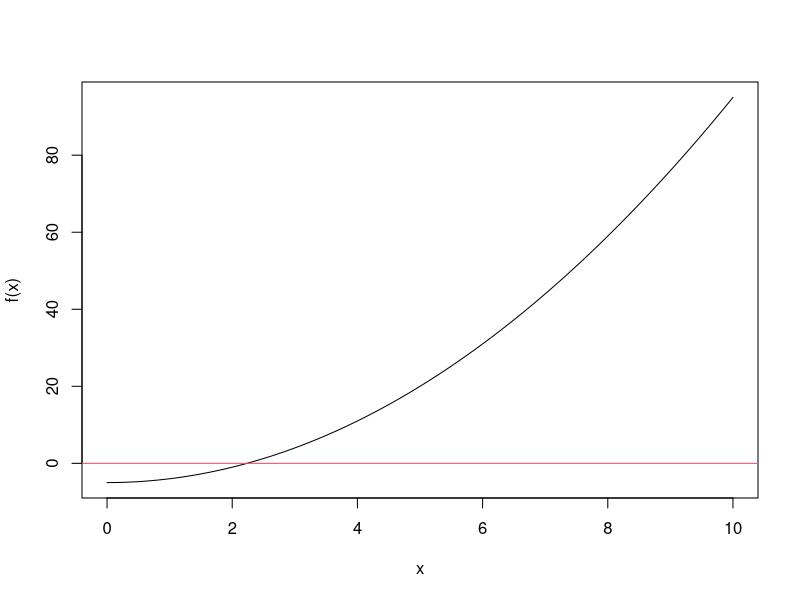
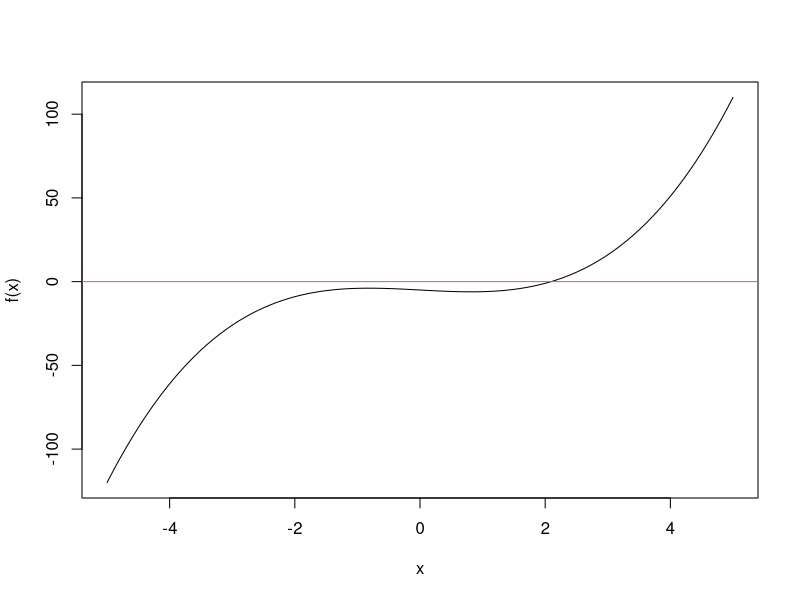
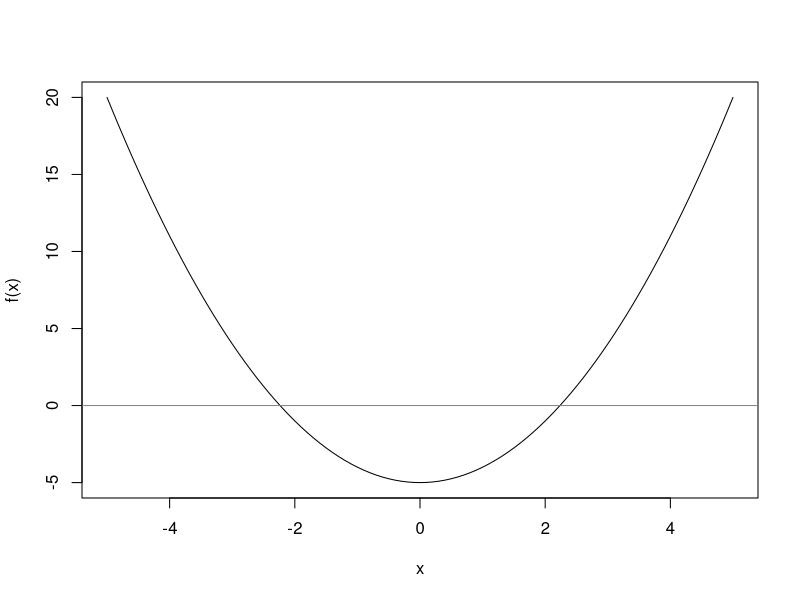
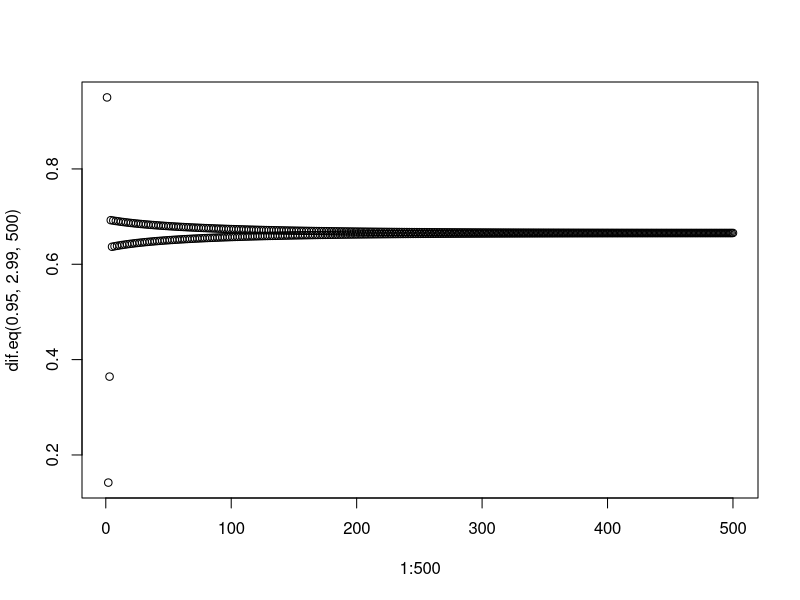

These charts were generated, in order, by the following R code:
# Ejercicios del dia 7 de Abril de Ana Buendia Ruiz-Azuaga

# Ejercicio 1

# Defino la funcion
f<-function(x) x^2-5
# Represento la funcion en 0, 10
curve(f, 0, 10)
# Añado linea horizontal en y=0
abline(h=0, col=2)

# derivada
f.prima <- function(x) 2*x
# valor inicial
x0 <- 2

# primera iteracion
x1 <- x0-f(x0)/f.prima(x0)
x1

# segunda iteracion
x2 <- x1-f(x1)/f.prima(x1)
x2

# tercera iteracion
x3 <- x2-f(x2)/f.prima(x2)
x3

# segunda iteracion
x4 <- x3-f(x3)/f.prima(x3)
x4

# Hacemos ahora x^3-2x-5
f <-function(x) x^3-2*x-5
curve(f, -5, 5)
abline(h=0, col=2)
f.prima <- function(x) 3*x^2-2

# valor inicial
x0 <- 2

# primera iteracion
x1 <- x0-f(x0)/f.prima(x0)
x1

# segunda iteracion
x2 <- x1-f(x1)/f.prima(x1)
x2

# tercera iteracion
x3 <- x2-f(x2)/f.prima(x2)
x3

# segunda iteracion
x4 <- x3-f(x3)/f.prima(x3)
x4

x0<- 10

# primera iteracion
x1 <- x0-f(x0)/f.prima(x0)
x1

# segunda iteracion
x2 <- x1-f(x1)/f.prima(x1)
x2

# tercera iteracion
x3 <- x2-f(x2)/f.prima(x2)
x3

# segunda iteracion
x4 <- x3-f(x3)/f.prima(x3)
x4

# Observo que cuanto mas lejos esta el valor inicial del valor real mas lento converge

# Cargo libreria
library(numDeriv)

print("DECLARACION DE LA FUNCION")
algoritmo.NR <- function(f, f.prima, x0, tol, nmax, dibuja=TRUE){
    if (missing(f.prima)){
        if (!is.function(f)){
            print("f debe ser una funcion")
            return()
        }
    }
    else{
        if (!is.function(f) || !is.function(f.prima)){
            print("f y f prima deben ser funciones")
            return()
        }
    }
    
    if (!is.numeric(x0) || !is.numeric(tol)){
        print("x0 y tol deben ser numeros")
        return()
    }
    if (!all.equal(nmax, as.integer(nmax))){
        print("nmax debe ser un entero")
        return()
    }

    

    if(dibuja){
        curve(f, -5, 5)
        abline(h=0, col=2)  
    }


    num_it = 1
    x = x0
    if (missing(f.prima)){
        x_sig <- x-f(x)/genD(func=f, x=x0)$D[1]
    }
    else{
        x_sig = x-f(x)/f.prima(x)
    }
    

    while (abs(x_sig-x) >= tol && num_it < nmax){
        x = x_sig
        if (missing(f.prima)){
        x_sig <- x-f(x)/genD(func=f, x=x0)$D[1]
        }
        else{
            x_sig = x-f(x)/f.prima(x)
        }
        num_it = num_it+1
    }

    if (num_it >= nmax){
        print("Se ha parado por numero maximo de iteraciones")
    }

    print(x)
    print(x_sig)

    return(list(x_sig, x_sig-x, num_it))
}

# Compruebo que funciona
f<-function(x) x^2-5
f.prima <- function(x) 2*x
algoritmo.NR(f, f.prima, 2, 0.001, 10)

uniroot(f, c(0, 5))

# Otra prueba de que funciona
f <-function(x) x^3-2*x-5
f.prima <- function(x) 3*x^2-2
algoritmo.NR(f=f, x0=2, tol=0.001, nmax=10, dibuja=FALSE)

uniroot(f, c(0, 5))

f <- function(x) x^2-5
# derivda en x=2
res <- genD(func=f, x=2)
#res

# La derivada esta en 
res$D[1]
x0 <- 2
x1 <- x0-f(x0)/genD(func=f, x=x0)$D[1]
x1

# Las soluciones que nos da uniroot y las obtenidas por Newton Raphson son practicamente las mismas

# ------------------------------------------------------------------------------------
# Ejercicio 2

# a
dif.eq <- function(x1, r, n){
    num_elems = 1

    resultado = rep(0, n)

    resultado[num_elems] = x1

    while (num_elems < n){
        num_elems = num_elems +1
        resultado[num_elems] = r*resultado[num_elems-1]*(1-resultado[num_elems-1])
    }

    return(resultado) 
}

dif.eq(0.7, 2, 10)

# b
plot(1:500, dif.eq(0.95, 2.99, 500))

# c
dif.eq2 <- function(x1, r){
    tol = 0.02

    num_elems = 1
    resultado = 0
    resultado[num_elems] = x1
    dif <- 1

    while(dif >= tol){
        num_elems = num_elems +1
        resultado[num_elems] = r*resultado[num_elems-1]*(1-resultado[num_elems-1])
        dif = abs(resultado[num_elems]-resultado[num_elems-1])
    }

    return(list(numiter=num_elems, suc=resultado))
}

dif.eq2(0.95,2.99)
